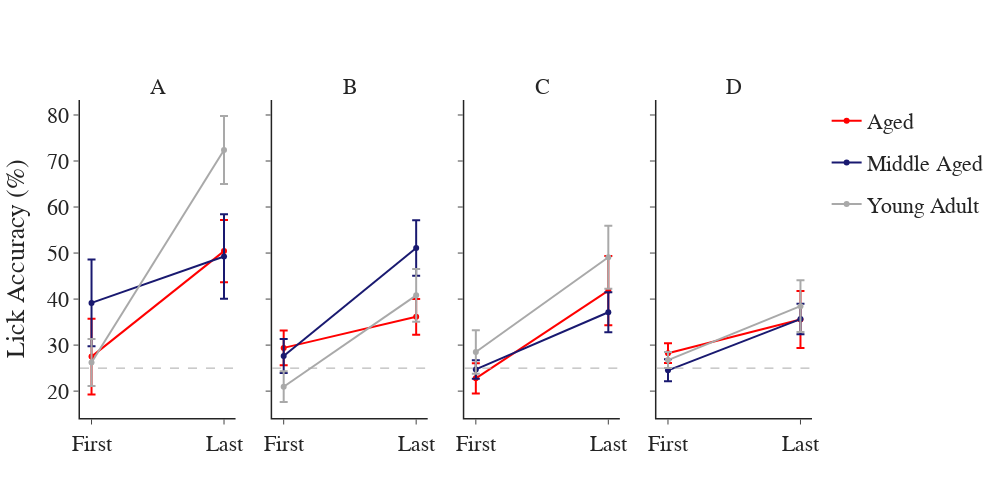

Notebook source saved alongside this figure:
### Code cell
y_variable = 'lick_accuracy_thresh1'
sess_pairs = [('A', 'AP'), ('B', 'BP'), ('C', 'CP'), ('D', 'DP')]
fig = pf.custom_graph_template(x_title='', y_title='', rows=1, columns=4, titles=['A', 'B', 'C', 'D'], 
                               width=1000, shared_y=True)
for idx, pair in enumerate(sess_pairs):
    loop_data = ct_df[(ct_df['session'] == pair[0]) | (ct_df['session'] == pair[1])]
    loop_data = loop_data.replace({pair[0]: 'First', pair[1]: 'Last'})
    avg_data = loop_data.groupby(['session', 'group'], as_index=False).agg({y_variable: ['mean', 'sem']})
    for group in np.unique(avg_data['group']):
        gdata = avg_data[avg_data['group'] == group]
        fig.add_trace(go.Scatter(x=gdata['session'], y=gdata[y_variable]['mean'], name=group,
                                 marker_color=group_colors_dict[group], showlegend=False, legendgroup=group,
                                 error_y=dict(type='data', array=gdata[y_variable]['sem'])), row=1, col=idx+1)
fig['data'][0]['showlegend'] = True
fig['data'][1]['showlegend'] = True
fig['data'][2]['showlegend'] = True
fig.add_hline(y=25, line_width=1, line_dash='dash', line_color=chance_color, opacity=1)
fig.update_yaxes(title='Lick Accuracy (%)', col=1)
fig.show()
fig.write_image(pjoin(fig_path, 'thresh1_probe_acc.png'))

### Figure 1 — Plotly figure (JSON) as saved in the notebook; plotly's stock layout.template omitted (floating-point values rounded to 4 significant figures)
{"data": [{"error_y": {"array": [8.232, 6.779], "type": "data"}, "legendgroup": "Aged", "marker": {"color": "red"}, "name": "Aged", "showlegend": true, "type": "scatter", "x": ["First", "Last"], "xaxis": "x", "y": [27.5, 50.42], "yaxis": "y"}, {"error_y": {"array": [9.439, 9.171], "type": "data"}, "legendgroup": "Middle Aged", "marker": {"color": "midnightblue"}, "name": "Middle Aged", "showlegend": true, "type": "scatter", "x": ["First", "Last"], "xaxis": "x", "y": [39.17, 49.25], "yaxis": "y"}, {"error_y": {"array": [5.13, 7.406], "type": "data"}, "legendgroup": "Young Adult", "marker": {"color": "darkgrey"}, "name": "Young Adult", "showlegend": true, "type": "scatter", "x": ["First", "Last"], "xaxis": "x", "y": [26.22, 72.4], "yaxis": "y"}, {"error_y": {"array": [3.756, 3.889], "type": "data"}, "legendgroup": "Aged", "marker": {"color": "red"}, "name": "Aged", "showlegend": false, "type": "scatter", "x": ["First", "Last"], "xaxis": "x2", "y": [29.39, 36.15], "yaxis": "y2"}, {"error_y": {"array": [3.685, 6.045], "type": "data"}, "legendgroup": "Middle Aged", "marker": {"color": "midnightblue"}, "name": "Middle Aged", "showlegend": false, "type": "scatter", "x": ["First", "Last"], "xaxis": "x2", "y": [27.64, 51.09], "yaxis": "y2"}, {"error_y": {"array": [3.346, 5.718], "type": "data"}, "legendgroup": "Young Adult", "marker": {"color": "darkgrey"}, "name": "Young Adult", "showlegend": false, "type": "scatter", "x": ["First", "Last"], "xaxis": "x2", "y": [20.96, 40.81], "yaxis": "y2"}, {"error_y": {"array": [3.273, 7.514], "type": "data"}, "legendgroup": "Aged", "marker": {"color": "red"}, "name": "Aged", "showlegend": false, "type": "scatter", "x": ["First", "Last"], "xaxis": "x3", "y": [22.77, 41.83], "yaxis": "y3"}, {"error_y": {"array": [2.016, 4.333], "type": "data"}, "legendgroup": "Middle Aged", "marker": {"color": "midnightblue"}, "name": "Middle Aged", "showlegend": false, "type": "scatter", "x": ["First", "Last"], "xaxis": "x3", "y": [24.72, 37.13], "yaxis": "y3"}, {"error_y": {"array": [4.71, 6.836], "type": "data"}, "legendgroup": "Young Adult", "marker": {"color": "darkgrey"}, "name": "Young Adult", "showlegend": false, "type": "scatter", "x": ["First", "Last"], "xaxis": "x3", "y": [28.5, 49.08], "yaxis": "y3"}, {"error_y": {"array": [2.156, 6.179], "type": "data"}, "legendgroup": "Aged", "marker": {"color": "red"}, "name": "Aged", "showlegend": false, "type": "scatter", "x": ["First", "Last"], "xaxis": "x4", "y": [28.25, 35.56], "yaxis": "y4"}, {"error_y": {"array": [2.394, 3.312], "type": "data"}, "legendgroup": "Middle Aged", "marker": {"color": "midnightblue"}, "name": "Middle Aged", "showlegend": false, "type": "scatter", "x": ["First", "Last"], "xaxis": "x4", "y": [24.51, 35.65], "yaxis": "y4"}, {"error_y": {"array": [1.748, 5.648], "type": "data"}, "legendgroup": "Young Adult", "marker": {"color": "darkgrey"}, "name": "Young Adult", "showlegend": false, "type": "scatter", "x": ["First", "Last"], "xaxis": "x4", "y": [26.75, 38.47], "yaxis": "y4"}], "layout": {"annotations": [{"font": {"size": 22}, "showarrow": false, "text": "A", "x": 0.1062, "xanchor": "center", "xref": "paper", "y": 1, "yanchor": "bottom", "yref": "paper"}, {"font": {"size": 22}, "showarrow": false, "text": "B", "x": 0.3688, "xanchor": "center", "xref": "paper", "y": 1, "yanchor": "bottom", "yref": "paper"}, {"font": {"size": 22}, "showarrow": false, "text": "C", "x": 0.6313, "xanchor": "center", "xref": "paper", "y": 1, "yanchor": "bottom", "yref": "paper"}, {"font": {"size": 22}, "showarrow": false, "text": "D", "x": 0.8938, "xanchor": "center", "xref": "paper", "y": 1, "yanchor": "bottom", "yref": "paper"}], "font": {"family": "Arial", "size": 22}, "height": 500, "shapes": [{"line": {"color": "darkgrey", "dash": "dash", "width": 1}, "opacity": 1, "type": "line", "x0": 0, "x1": 1, "xref": "x domain", "y0": 25, "y1": 25, "yref": "y"}, {"line": {"color": "darkgrey", "dash": "dash", "width": 1}, "opacity": 1, "type": "line", "x0": 0, "x1": 1, "xref": "x2 domain", "y0": 25, "y1": 25, "yref": "y2"}, {"line": {"color": "darkgrey", "dash": "dash", "width": 1}, "opacity": 1, "type": "line", "x0": 0, "x1": 1, "xref": "x3 domain", "y0": 25, "y1": 25, "yref": "y3"}, {"line": {"color": "darkgrey", "dash": "dash", "width": 1}, "opacity": 1, "type": "line", "x0": 0, "x1": 1, "xref": "x4 domain", "y0": 25, "y1": 25, "yref": "y4"}], "title": {"x": 0.5, "xanchor": "center", "y": 0.9, "yanchor": "top"}, "width": 1000, "xaxis": {"anchor": "y", "domain": [0, 0.2125], "linewidth": 1.5, "title": {"text": ""}}, "xaxis2": {"anchor": "y2", "domain": [0.2625, 0.475], "linewidth": 1.5, "title": {"text": ""}}, "xaxis3": {"anchor": "y3", "domain": [0.525, 0.7375], "linewidth": 1.5, "title": {"text": ""}}, "xaxis4": {"anchor": "y4", "domain": [0.7875, 1], "linewidth": 1.5, "title": {"text": ""}}, "yaxis": {"anchor": "x", "domain": [0, 1], "linewidth": 1.5, "matches": "y", "title": {"text": "Lick Accuracy (%)"}}, "yaxis2": {"anchor": "x2", "domain": [0, 1], "linewidth": 1.5, "matches": "y", "showticklabels": false, "title": {"text": ""}}, "yaxis3": {"anchor": "x3", "domain": [0, 1], "linewidth": 1.5, "matches": "y", "showticklabels": false, "title": {"text": ""}}, "yaxis4": {"anchor": "x4", "domain": [0, 1], "linewidth": 1.5, "matches": "y", "showticklabels": false, "title": {"text": ""}}}}
